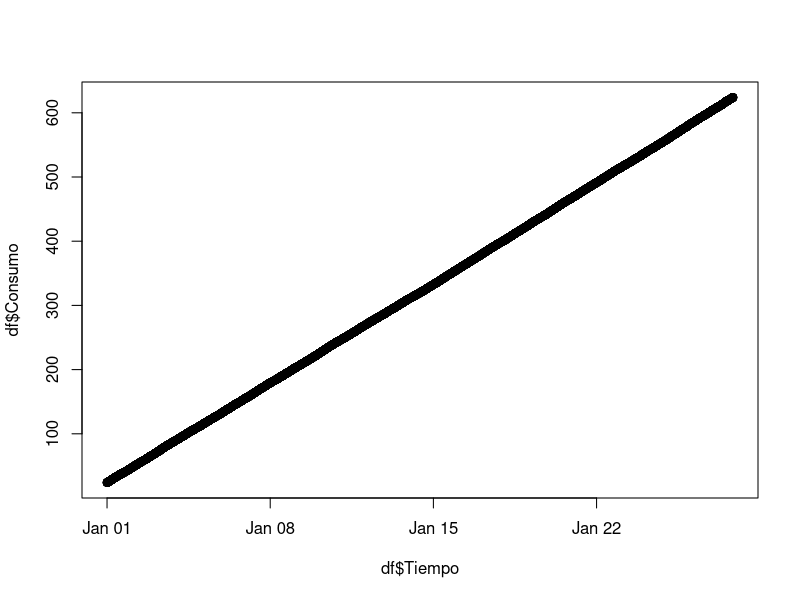
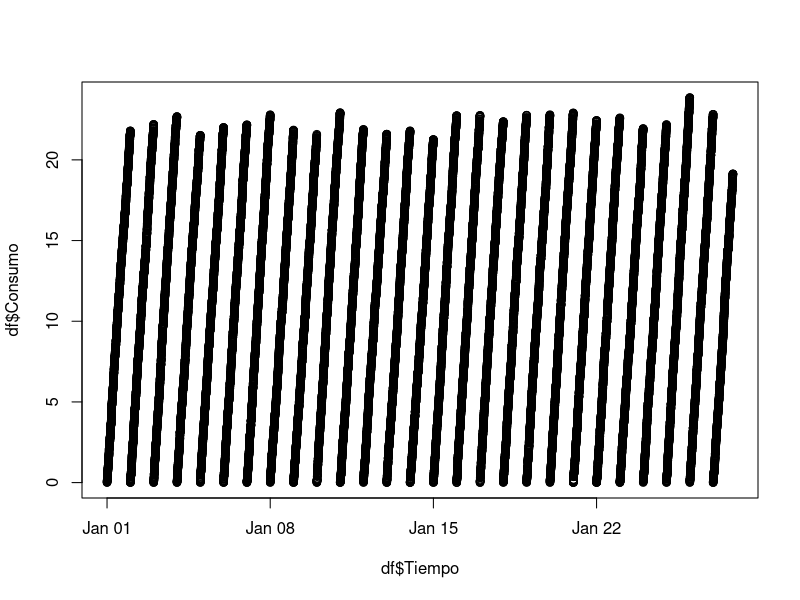
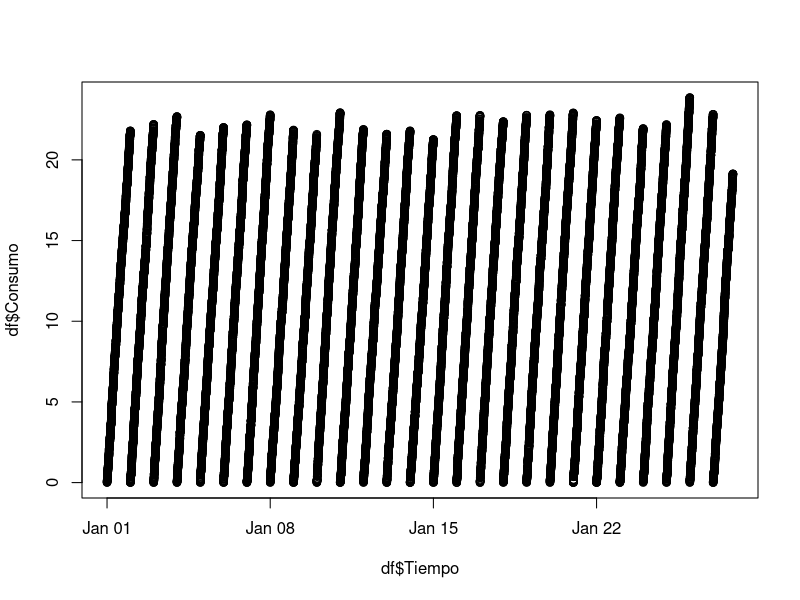

Here is the R script that generated these plots, in order:
# Cargar la librería necesaria
library(lubridate)

# Generar secuencia de tiempo
tiempo <- seq(from = as.POSIXct("2024-01-01 00:00:00", tz = "UTC"),
              by = "58 sec", length.out = 40000)

# Generar valores de consumo
set.seed(123)  # Establecer semilla para reproducibilidad
consumo <- sort(runif(40000, min = 24, max = 624))

# Crear el data frame
df <- data.frame(Tiempo = tiempo, Consumo = consumo)

# Mostrar las primeras filas del data frame
head(df)

plot(df$Tiempo, df$Consumo)

#################FUNCIÓN
# Usando as.Date()
# Convertir la columna Tiempo a clase Date para detectar cambios de día
df$Fecha <- as.Date(df$Tiempo)

# Bucle para recorrer las filas del dataframe
for (i in 1:nrow(df)) {
  # Comprobar si hay cambio de día
  if (i == 1 || df$Fecha[i] != df$Fecha[i - 1]) {
    # Restar el valor de Consumo de la primera fila del día al consumo de todas las filas del día
    df$Consumo[df$Fecha == df$Fecha[i]] <- df$Consumo[df$Fecha == df$Fecha[i]] - df$Consumo[i]
  }
}

plot(df$Tiempo, df$Consumo)


##############################
# Sin usar as.Date (teniendo en cuenta solo fecha)
# Bucle para recorrer las filas del dataframe
for (i in 1:nrow(df)) {
  # Comprobar si hay cambio de día
  if (i == 1 || format(df$Tiempo[i], "%Y-%m-%d") != format(df$Tiempo[i - 1], "%Y-%m-%d")) {
    # Restar el valor de Consumo de la primera fila del día al consumo de todas las filas del día
    df$Consumo[format(df$Tiempo, "%Y-%m-%d") == format(df$Tiempo[i], "%Y-%m-%d")] <- df$Consumo[format(df$Tiempo, "%Y-%m-%d") == format(df$Tiempo[i], "%Y-%m-%d")] - df$Consumo[i]
  }
}

plot(df$Tiempo, df$Consumo)
